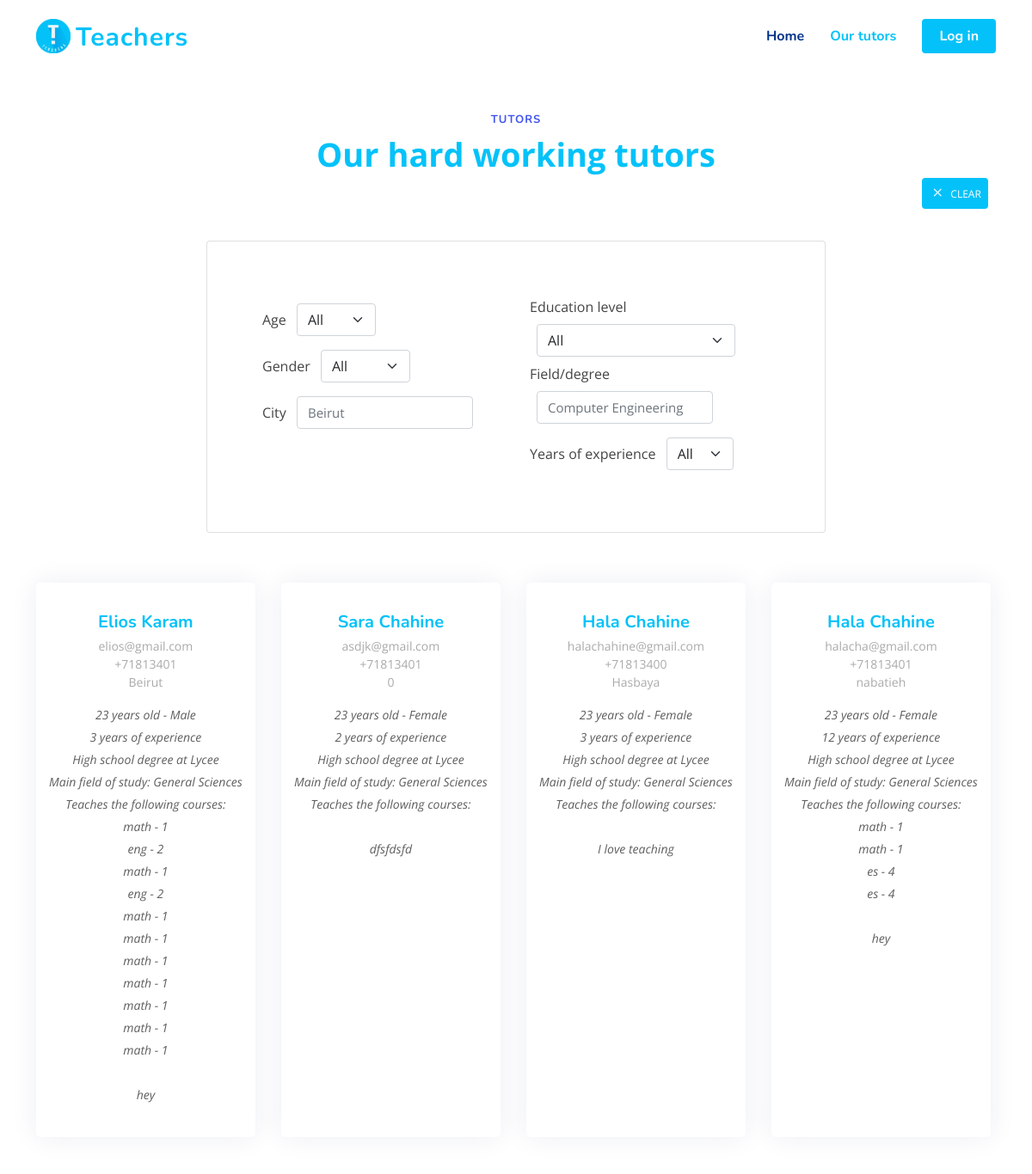
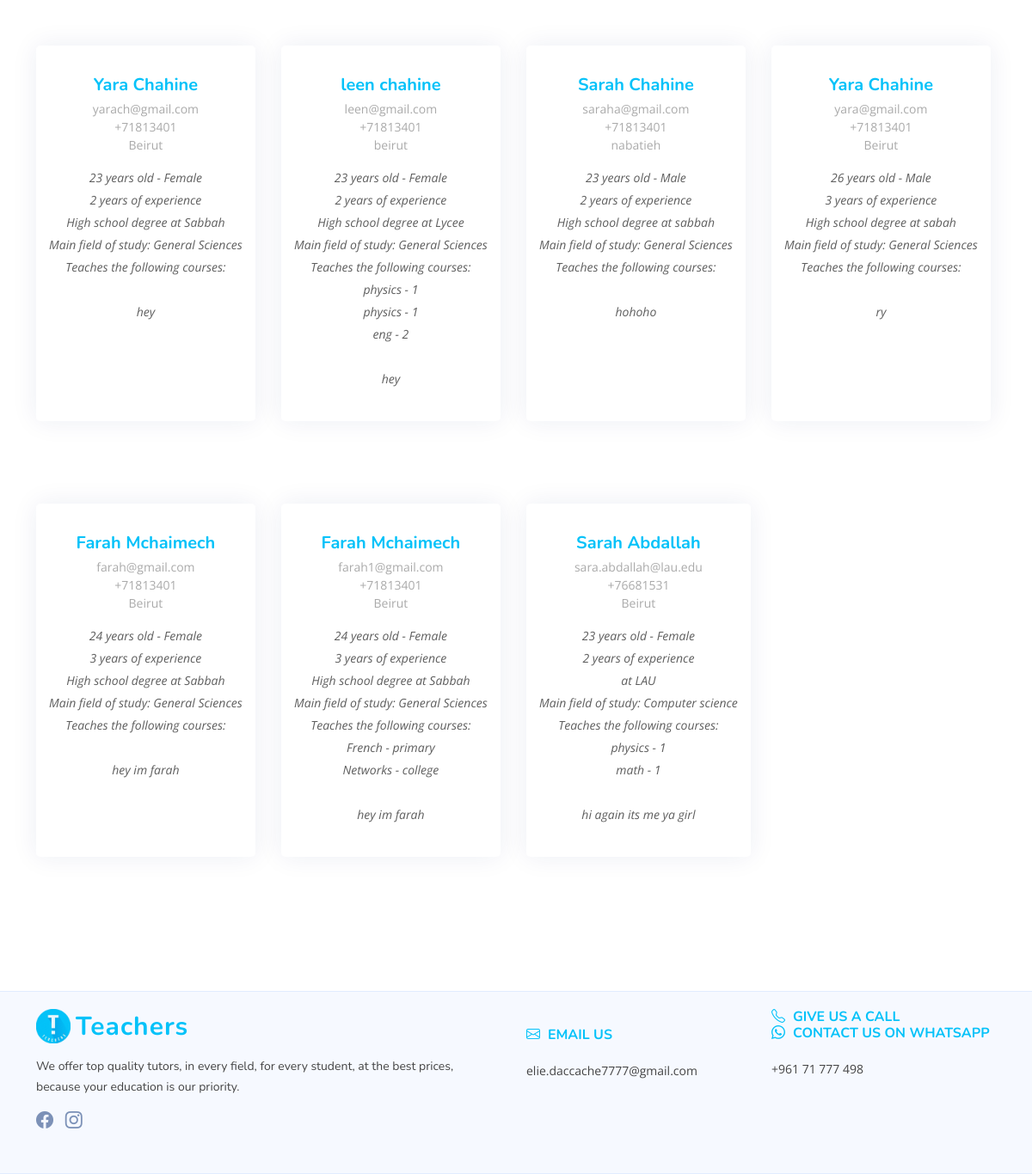
Screenshot of /tutors_page.php with the database file from the repository (2 pictures, top to bottom).
### tables this page shows
CREATE TABLE `tutors` (
  `tutor_ID` int(11) NOT NULL,
  `user_id` int(11) NOT NULL,
  `gender` varchar(250) NOT NULL,
  `years_of_experience` varchar(250) NOT NULL,
  `education_level` varchar(250) NOT NULL,
  `major` varchar(250) NOT NULL,
  `year_born` int(11) NOT NULL,
  `city` varchar(250) NOT NULL,
  `college_name` varchar(250) NOT NULL,
  `cv` varchar(250) NOT NULL,
  `profile_image` varchar(250) NOT NULL,
  `description` varchar(250) NOT NULL
);

CREATE TABLE `users` (
  `user_id` int(11) NOT NULL,
  `type` int(250) NOT NULL,
  `first_name` varchar(250) NOT NULL,
  `last_name` varchar(250) NOT NULL,
  `email` varchar(250) NOT NULL,
  `phone_number` varchar(250) NOT NULL,
  `password` text NOT NULL
);

CREATE TABLE `tutor_courses` (
  `id` int(11) NOT NULL,
  `course_id` int(11) NOT NULL,
  `tutor_id` int(11) NOT NULL
);

CREATE TABLE `courses` (
  `course_id` int(11) NOT NULL,
  `course_name` varchar(250) NOT NULL,
  `course_level` varchar(250) NOT NULL
);

### tutors_page.php (the view, shortened to what this page needs)
<?php
include("connection.php");
$loggedin = isset($_SESSION["user_id"]);
$currentYear = date("Y");
$age = "";
$ageQ = "";
switch ($age) {
  default:
      $ageQ = $currentYear-60 . " AND " . $currentYear-18;
}
$gender = "";
$genderQ = "";
switch ($gender) {
  default:
      $genderQ = "%";
}
$city = "";
$cityQ = "%";
$education = "";
$educationQ = "";
switch ($education) {
  default:
      $educationQ = "%";
}
$field = "";
$fieldQ = "%";
$years = "";
$yearsQ = "";
switch ($years) {
  default:
      $yearsQ = "0 AND 9999";
}
$query = "
SELECT
tutor_id, first_name, last_name, email, phone_number, gender, years_of_experience,
education_level, major, year_born, city, college_name, profile_image, description
FROM users JOIN tutors ON `users`.`user_id` = `tutors`.`user_id` WHERE
year_born BETWEEN ". $ageQ . "
AND
gender LIKE '". $genderQ . "'
AND
city LIKE '". $cityQ . "'
AND
education_level LIKE '". $educationQ . "'
AND
major LIKE '". $fieldQ . "'
AND
years_of_experience BETWEEN ". $yearsQ . ";";
$stmt = $connection->prepare($query);
$stmt->execute();
$res = $stmt->get_result();
?>
<!DOCTYPE html>
<html lang="en">
<head>
  <link href="./vendor/bootstrap/css/bootstrap.min.css" rel="stylesheet">
  <link href="./vendor/bootstrap-icons/bootstrap-icons.css" rel="stylesheet">
  <link href="./vendor/aos/aos.css" rel="stylesheet">
  <link href="./vendor/remixicon/remixicon.css" rel="stylesheet">
  <link href="./vendor/swiper/swiper-bundle.min.css" rel="stylesheet">
  <link href="./vendor/glightbox/css/glightbox.min.css" rel="stylesheet">
  <link href="./css/style.css" rel="stylesheet">
  <link href="./css/style2.css" rel="stylesheet">
</head>
<body>
  <header id="header" class="header fixed-top">
    <div class="container-fluid container-xl d-flex align-items-center justify-content-between">
      <a href="index.php" class="logo d-flex align-items-center">
        <img src="./img/logo.png" alt="">
        <span>Teachers</span>
      </a>
      <nav id="navbar" class="navbar">
        <ul>
          <li><a class="nav-link scrollto" href="index.php">Home</a></li>
          <li><a class="nav-link scrollto active" href="tutors_page.php">Our tutors</a></li>
          <?php if (!$loggedin) { echo "<li><a class=\"getstarted scrollto\" href=\"login.php\">Log in</a></li>";}
          else { echo "<li><a class=\"getstarted scrollto\" href=\"" . $target . "\">My page</a></li>";
            echo "<li><a class=\"getstarted scrollto\" href=\"logout.php\">Log out</a></li>";
          }
          ?>
        </ul>
      </nav>
    </div>
  </header>
    <section id="team" class="team">
      <div class="container">
        <div class="row gy-4 my-5">
          <header class="section-header p-0">
            <h2>Tutors</h2>
            <p>Our hard working tutors</p>
          </header>
          <div class="row my-1 p-0">
            <div class="col-11"></div>
            <div class="col-1 d-flex justify-content-around p-0">
              <button class="filter-button" onclick="clear_filters()"><i class="bi bi-x" ></i> <small style="vertical-align:top; font-variant: small-caps">clear</small></button>
            </div>
          </div>
          <div class="container my-1" id="filter-panel">
            <form action="tutors_page.php" id="filter">
              <div class="thin-container row card card-body d-flex flex-row justify-content-around p-5">
                <div class="col-12 col-md-6 p-3">
                  <span>Age</span>
                  <select name="age" id="age" onchange="this.form.submit()" class="form-select w-auto d-inline-block m-2">
                    <option value="all" <?php if ($age == "all" || $age == "") { ?> selected <?php }?> >All</option>
                  </select>
                  <br>
                  <span>Gender</span>
                  <select name="gender" id="gender" onchange="this.form.submit()" class="form-select w-auto d-inline-block m-2">
                    <option value="all" <?php if ($gender == "all" || $gender == "") { ?> selected <?php }?> >All</option>
                  </select>
                  <br>
                  <span>City</span>
                  <input type="text" name="city" id="city" placeholder="Beirut" onchange="this.form.submit()"
                  value="<?php echo $city ?>" class="form-control w-auto d-inline-block m-2">
                </div>
                <div class="col-12 col-md-6 p-3">
                  <span>Education level</span>
                  <select name="education" id="education" onchange="this.form.submit()" class="form-select w-auto d-inline-block m-2">
                    <option value="all" <?php if ($education == "all" || $education == "") { ?> selected <?php }?> >All</option>
                  </select>
                  <br>
                  <span>Field/degree</span>
                  <input type="text" name="field" id="field" placeholder="Computer Engineering" onchange="this.form.submit()"
                  value="<?php echo $field ?>" class="form-control w-auto d-inline-block m-2">
                  <br>
                  <span>Years of experience</span>
                  <select name="years" id="years" onchange="this.form.submit()" class="form-select w-auto d-inline-block m-2">
                    <option value="all" <?php if ($years == "all" || $years == "") { ?> selected <?php }?> >All</option>
                  </select>
                </div>
              </div>
            </form>
          </div>
          <?php
          while($r = $res->fetch_assoc()) {
            $id = $r["tutor_id"];
            $name = $r["first_name"] ." ". $r["last_name"];
            $email = $r["email"];
            $phone = "+" . $r["phone_number"];
            $gender = $r["gender"];
            $years = $r["years_of_experience"];
            $education = "";
                switch ($r["education_level"]) {
                  case "0":
                      $education = "High school degree";
                      break;
                }
            $field = $r["major"];
            $age = date("Y") - $r["year_born"];
            $city = $r["city"];
            $school = $r["college_name"];
            $description = $r["description"];
            $courses = "";
                $query = "SELECT * FROM `tutor_courses` JOIN `courses` ON `tutor_courses`.`course_id` = `courses`.`course_id`
                WHERE `tutor_id` = ?";
                $stmt = $connection->prepare($query);
                $stmt->bind_param("d", $id);
                $stmt->execute();
                $res2 = $stmt->get_result();
                while ($r2 = $res2->fetch_assoc()) {
                  $courses .= $r2["course_name"] ." - " .$r2["course_level"] . "<br>";
                }
            ?>
              <div class="col-lg-3 col-md-6 d-flex align-items-stretch my-5">
                <div class="member">
                  <div class="member-img">
                  </div>
                  <div class="member-info">
                    <h4><?php echo $name ?></h4>
                    <span><?php echo $email ?></span>
                    <span><?php echo $phone ?></span>
                    <span><?php echo $city ?></span>
                    <p>
                    <?php echo $age ?> years old - <?php echo $gender ?> <br>
                    <?php echo $years ?> years of experience <br>
                    <?php echo $education ?> at <?php echo $school ?> <br>
                    Main field of study: <?php echo $field ?> <br>
                    Teaches the following courses: <br>
                    <?php echo $courses ?> <br>
                    <?php echo $description ?>
                    </p>
                  </div>
                </div>
              </div>
          <?php }?>
        </div>
      </div>
    </section>
<footer id="footer" class="footer">
  <div class="footer-top">
    <div class="container">
      <div class="row gy-4">
        <div class="col-lg-6 col-md-12 footer-info">
          <a href="index.php" class="logo d-flex align-items-center">
            <img src="./img/logo.png" alt="">
            <span>Teachers</span>
          </a>
          <p>We offer top quality tutors, in every field, for every student, at the best prices, <br>
            because your education is our priority.</p>
          <div class="social-links mt-3">
              <a href="https://www.facebook.com/Teachers.leb/" class="facebook"><i class="bi bi-facebook"></i></a>
              <a href="https://www.instagram.com/teachers.lb/" class="instagram"><i class="bi bi-instagram"></i></a>
          </div>
        </div>
        <div class="col-lg-3 col-5 footer-links">
          <br> <br class="d-block d-md-none">
          <h4><i class="bi bi-envelope"></i>&ThickSpace; Email us</h4> <br>
          elie.daccache7777@gmail.com
        </div>
        <div class="col-lg-3 col-5 footer-contact text-center text-md-start">
          <h4>
            <i class="bi bi-telephone"></i>&ThickSpace; Give us a call <br>
            <i class="bi bi-whatsapp"></i>&ThickSpace; Contact us on WhatsApp</h4> <br>
          +961 71 777 498
        </div>
      </div>
    </div>
  </div>
</footer>
</body>
</html>

### css/style.css (style rules this page uses)
:root { scroll-behavior: smooth; }
body { font-family: "Open Sans", sans-serif; color: #444444; }
a { color: #4154f1; text-decoration: none; }
h1, h2, h3, h4, h5, h6 { font-family: "Nunito", sans-serif; }
section { padding: 60px 0; overflow: hidden; }
.section-header { text-align: center; padding-bottom: 40px; }
.section-header h2 { font-size: 13px; letter-spacing: 1px; font-weight: 700; margin: 0; color: #4154f1; text-transform: uppercase; }
.section-header p { margin: 10px 0 0 0; padding: 0; font-size: 38px; line-height: 42px; font-weight: 700; color: #04c2f9 ; }
.header { transition: all 0.5s; z-index: 997; padding: 20px 0; }
.header .logo { line-height: 0; }
.header .logo img { max-height: 40px; margin-right: 6px; }
.header .logo span { font-size: 30px; font-weight: 700; letter-spacing: 1px; color: #04c2f9 ; font-family: "Nunito", sans-serif; margin-top: 3px; }
.navbar { padding: 0; }
.navbar ul { margin: 0; padding: 0; display: flex; list-style: none; align-items: center; }
.navbar li { position: relative; }
.navbar a, .navbar a:focus { display: flex; align-items: center; justify-content: space-between; padding: 10px 0 10px 30px; font-family: "Nunito", sans-serif; font-size: 16px; font-weight: 700; color: #013289; white-space: nowrap; transition: 0.3s; }
.navbar a:hover, .navbar .active, .navbar .active:focus, .navbar li:hover > a { color: #04c2f9; }
.navbar .getstarted, .navbar .getstarted:focus { background: #04c2f9; padding: 8px 20px; margin-left: 30px; border-radius: 4px; color: #fff; }
.team { background: #fff; padding: 60px 0; }
.team .member { overflow: hidden; text-align: center; border-radius: 5px; background: #fff; box-shadow: 0px 0 30px rgba(1, 41, 112, 0.08); transition: 0.3s; }
.team .member .member-img { position: relative; overflow: hidden; }
.team .member .member-img:after { position: absolute; content: ""; left: 0; bottom: 0; height: 100%; width: 100%; background: url(../img/team-shape.svg) no-repeat center bottom; background-size: contain; z-index: 1; }
.team .member .member-info { padding: 10px 15px 20px 15px; }
.team .member .member-info h4 { font-weight: 700; margin-bottom: 5px; font-size: 20px; color: #04c2f9 ; }
.team .member .member-info span { display: block; font-size: 14px; font-weight: 400; color: #aaaaaa; }
.team .member .member-info p { font-style: italic; font-size: 14px; padding-top: 15px; line-height: 26px; color: #5e5e5e; }
.footer { background: #f6f9ff; font-size: 14px; }
form { margin-top: 20px; padding: 6px 10px; position: relative; border-radius: 4px; }
.footer .footer-top { border-top: 1px solid #e1ecff; border-bottom: 1px solid #e1ecff; padding: 20px 0 20px 0; }
.footer .footer-top .footer-info { margin-bottom: 30px; }
.footer .footer-top .footer-info .logo { line-height: 0; margin-bottom: 15px; }
.footer .footer-top .footer-info .logo img { max-height: 40px; margin-right: 6px; }
.footer .footer-top .footer-info .logo span { font-size: 30px; font-weight: 700; letter-spacing: 1px; color: #04c2f9 ; font-family: "Nunito", sans-serif; margin-top: 3px; }
.footer .footer-top .footer-info p { font-size: 14px; line-height: 24px; margin-bottom: 0; font-family: "Nunito", sans-serif; }
.footer .footer-top .social-links a { font-size: 20px; display: inline-block; color: rgba(1, 41, 112, 0.5); line-height: 0; margin-right: 10px; transition: 0.3s; }
.footer .footer-top h4 { font-size: 16px; font-weight: bold; color: #04c2f9 ; text-transform: uppercase; position: relative; padding-bottom: 12px; }
.footer .footer-top .footer-links { margin-bottom: 30px; }

### css/style2.css (style rules this page uses)
.filter-button { font-size: 20px; padding: 3px 8px; margin: 3px; background-color: #04c2f9; color: #fff; transition: 0.4s; border: none; border-radius: 4px; }
.thin-container { width: 60vw; margin: auto; }
#footer h4 { margin: 0; padding: 0; }

### rows the page displays
tutors: user.last_name "Elios Karam", user.email "elios@gmail.com", user.phone_number "+71813401", city "Beirut", year_born "23", gender "Male", years_of_experience "3", education_level "High school degree", college_name "Lycee", major "General Sciences", description "hey"
tutor_courses: course.course_name "math", course.course_level "1"
tutor_courses: course.course_name "eng", course.course_level "2"
tutor_courses: course.course_name "math", course.course_level "1"
tutor_courses: course.course_name "eng", course.course_level "2"
tutor_courses: course.course_name "math", course.course_level "1"
tutor_courses: course.course_name "math", course.course_level "1"
tutor_courses: course.course_name "math", course.course_level "1"
tutor_courses: course.course_name "math", course.course_level "1"
tutor_courses: course.course_name "math", course.course_level "1"
tutor_courses: course.course_name "math", course.course_level "1"
tutor_courses: course.course_name "math", course.course_level "1"
tutors: user.last_name "Sara Chahine", user.email "asdjk@gmail.com", user.phone_number "+71813401", city "0", year_born "23", gender "Female", years_of_experience "2", education_level "High school degree", college_name "Lycee", major "General Sciences", description "dfsfdsfd"
tutors: user.last_name "Hala Chahine", user.email "halachahine@gmail.com", user.phone_number "+71813400", city "Hasbaya", year_born "23", gender "Female", years_of_experience "3", education_level "High school degree", college_name "Lycee", major "General Sciences", description "I love teaching"
tutors: user.last_name "Hala Chahine", user.email "halacha@gmail.com", user.phone_number "+71813401", city "nabatieh", year_born "23", gender "Female", years_of_experience "12", education_level "High school degree", college_name "Lycee", major "General Sciences", description "hey"
tutor_courses: course.course_name "math", course.course_level "1"
tutor_courses: course.course_name "math", course.course_level "1"
tutor_courses: course.course_name "es", course.course_level "4"
tutor_courses: course.course_name "es", course.course_level "4"
tutors: user.last_name "Yara Chahine", user.email "yarach@gmail.com", user.phone_number "+71813401", city "Beirut", year_born "23", gender "Female", years_of_experience "2", education_level "High school degree", college_name "Sabbah", major "General Sciences", description "hey"
tutors: user.last_name "leen chahine", user.email "leen@gmail.com", user.phone_number "+71813401", city "beirut", year_born "23", gender "Female", years_of_experience "2", education_level "High school degree", college_name "Lycee", major "General Sciences", description "hey"
tutor_courses: course.course_name "physics", course.course_level "1"
tutor_courses: course.course_name "physics", course.course_level "1"
tutor_courses: course.course_name "eng", course.course_level "2"
tutors: user.last_name "Sarah Chahine", user.email "saraha@gmail.com", user.phone_number "+71813401", city "nabatieh", year_born "23", gender "Male", years_of_experience "2", education_level "High school degree", college_name "sabbah", major "General Sciences", description "hohoho"
tutors: user.last_name "Yara Chahine", user.email "yara@gmail.com", user.phone_number "+71813401", city "Beirut", year_born "26", gender "Male", years_of_experience "3", education_level "High school degree", college_name "sabah", major "General Sciences", description "ry"
tutors: user.last_name "Farah Mchaimech", user.email "farah@gmail.com", user.phone_number "+71813401", city "Beirut", year_born "24", gender "Female", years_of_experience "3", education_level "High school degree", college_name "Sabbah", major "General Sciences", description "hey im farah"
tutors: user.last_name "Farah Mchaimech", user.email "farah1@gmail.com", user.phone_number "+71813401", city "Beirut", year_born "24", gender "Female", years_of_experience "3", education_level "High school degree", college_name "Sabbah", major "General Sciences", description "hey im farah"
tutor_courses: course.course_name "French", course.course_level "primary"
tutor_courses: course.course_name "Networks", course.course_level "college"
tutors: user.last_name "Sarah Abdallah", user.email "sara.abdallah@lau.edu", user.phone_number "+76681531", city "Beirut", year_born "23", gender "Female", years_of_experience "2", college_name "LAU", major "Computer science", description "hi again its me ya girl"
tutor_courses: course.course_name "physics", course.course_level "1"
tutor_courses: course.course_name "math", course.course_level "1"
